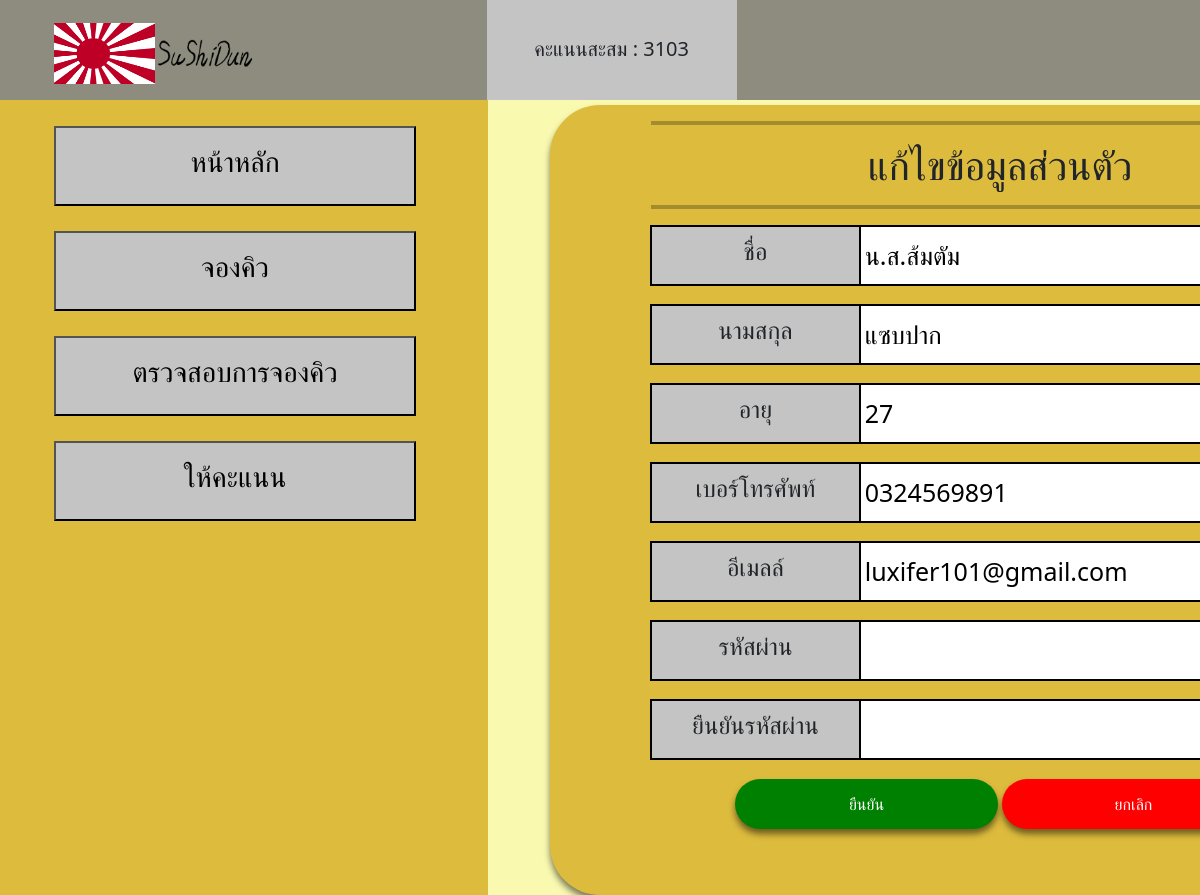
The app's page /editMember.php (signed in) with its own data.
### tables this page shows
CREATE TABLE `user` (
  `User_id` varchar(50) NOT NULL,
  `Name` varchar(50) NOT NULL,
  `Phone_number` varchar(50) NOT NULL,
  `Email` varchar(50) NOT NULL,
  `Point` int(11) NOT NULL,
  `Password` varchar(50) NOT NULL,
  `Age` int(3) NOT NULL
);

### editMember.php (the view, shortened to what this page needs)
<!DOCTYPE html>
<html lang="en">
<head>
    <link rel="stylesheet" href="./css/Style.css">
    <link href="https://cdn.jsdelivr.net/npm/bootstrap@5.0.0-beta1/dist/css/bootstrap.min.css" rel="stylesheet">
</head>
<?php
require("connect.php");
$sql_user = "SELECT * FROM user WHERE User_id = '" . $_SESSION["userId"] . "'";
$result_user = $conn->query($sql_user);
$row_user = $result_user->fetch_assoc();
$f_and_l_name = explode(" ", $row_user['Name']);
?>
<body style="background-color: #FAF9B0; position: fixed;">
    <div class="header" style="width: 1920px; height: 100px;">
        <nav class="navbar bg-gray" style="width: 100%; height: 110px;">
            <ul>
                <li>
                    <div class="point">
                        <img src="./Assets/icon.jpg" style="width: 101px; height: 61px;">
                        <img src="./Assets/sushidun.png" style="width: 101px; height: 81px;">
                    </div>
                </li>
                <li>
                    <div class="point" style="background-color: #C4C4C4; margin-right: 270px; height: 110px;">
                        <h5>คะแนนสะสม : <span><?php echo $row_user['Point']; ?></span></h5>
                    </div>
                </li>
                <li>
                </li>
            </ul>
    </div>
    <div class="row">
        <div class="row">
            <div class="col-3" style="background-color: #DDBB3D; width: 500px; height: 1820px; position: fixed;">
                <div class=" container">
                    <ul>
                        <li>
                            <a href="homepage.php" style="text-decoration: none;">
                                <div class="point" style="color:aliceblue;width: 362px;height: 81px;">
                                    <button>
                                        <h3>
                                            หน้าหลัก
                                        </h3>
                                    </button>
                                </div>
                            </a>
                        </li>
                        <br>
                        <li>
                            <a href="book_a_queue.php" style="text-decoration: none;">
                                <div class="point" style="color:aliceblue;width: 362px;height: 81px;">
                                    <button>
                                        <h3>
                                            จองคิว
                                        </h3>
                                    </button>
                                </div>
                            </a>
                        </li>
                        <br>
                        <li>
                            <a href="check-remark.php" style="text-decoration: none;">
                                <div class="point" style="color:aliceblue;width: 362px;height: 81px;">
                                    <button>
                                        <h3>
                                            ตรวจสอบการจองคิว
                                        </h3>
                                    </button>
                                </div>
                            </a>
                        </li>
                        <br>
                        <li>
                            <a href="Score.php" style="text-decoration: none;">
                                <div class="point" style="color:aliceblue;width: 362px;height: 81px;">
                                    <button>
                                        <h3>
                                            ให้คะแนน
                                        </h3>
                                    </button>
                                </div>
                            </a>
                        </li>
                    </ul>
                </div>
            </div>
            <div class="welcome">
                <form action="editMember.php" method="POST">
                    <table style="width: 80%;">
                        <tr>
                            <th colspan="2">
                                <hr style="border: 2px solid black;">
                                <h1 style="text-align: center;">แก้ไขข้อมูลส่วนตัว</h1>
                                <hr style="border: 2px solid black;">
                            </th>
                        </tr>
                        <tr>
                            <td class="td-text">
                                <h4>ชื่อ</h4>
                            </td>
                            <td class="td-box">
                                <input type="text" id="fname" name="fname" style="height: 50px; width: 100%;" value="<?php echo $f_and_l_name[0]; ?>">
                            </td>
                        </tr>
                        <tr>
                            <td></td>
                        </tr>
                        <tr>
                            <td class="td-text">
                                <h4>นามสกุล</h4>
                            </td>
                            <td class="td-box">
                                <input type="text" id="lname" name="lname" style="height: 50px; width: 100%;" value="<?php echo $f_and_l_name[1]; ?>">
                            </td>
                        </tr>
                        <tr>
                            <td></td>
                        </tr>
                        <tr>
                            <td class="td-text">
                                <h4>อายุ</h4>
                            </td>
                            <td class="td-box">
                                <input type="text" id="Age-user" name="Age-user" style="height: 50px; width: 100%;" value="<?php echo $row_user['Age']; ?>">
                            </td>
                        </tr>
                        <tr>
                            <td></td>
                        </tr>
                        <tr>
                            <td class="td-text">
                                <h4>เบอร์โทรศัพท์</h4>
                            </td>
                            <td class="td-box">
                                <input type="text" id="telnumber" name="telnumber" style="height: 50px; width: 100%;" value="<?php echo $row_user['Phone_number']; ?>">
                            </td>
                        </tr>
                        <tr>
                            <td></td>
                        </tr>
                        <tr>
                            <td class="td-text">
                                <h4>อีเมลล์</h4>
                            </td>
                            <td class="td-box">
                                <input type="email" id="email-user" name="email-user" style="height: 50px; width: 100%;" value="<?php echo $row_user['Email']; ?>">
                            </td>
                        </tr>
                        <tr>
                            <td></td>
                        </tr>
                        <tr>
                            <td class="td-text">
                                <h4>รหัสผ่าน</h4>
                            </td>
                            <td class="td-box">
                                <input type="password" id="pw-user" name="pw-user" style="height: 50px; width: 100%;">
                            </td>
                        </tr>
                        <tr>
                            <td></td>
                        </tr>
                        <tr>
                            <td class="td-text">
                                <h4>ยืนยันรหัสผ่าน</h4>
                            </td>
                            <td class="td-box">
                                <input type="password" id="pw-user-accep" name="pw-user-accep" style="height: 50px; width: 100%;">
                            </td>
                        </tr>
                        <tr>
                            <td></td>
                        </tr>
                    </table>
                    <input type="submit" value="ยืนยัน" style="
                    background: green;
                    text-align: center;
                    color: white;
                    width: 30%;
                    height: 50px;
                    border-radius: 50px;
                    box-shadow: 0px 5px 6px rgba(0, 0, 0, 0.5);">
                    <input type="reset" value="ยกเลิก" style="
                    background:red;
                    text-align: center;
                    color: white;
                    width: 30%;
                    height: 50px;
                    border-radius: 50px;
                    box-shadow: 0px 5px 6px rgba(0, 0, 0, 0.5);">
                </form>
            </div>
        </div>
    </div>
</body>
</html>

### css/Style.css (style rules this page uses)
* { margin: 0; padding: 0; }
nav { width: 100%; overflow: hidden; top: -10px; background-color: #8D8C7F; height: 97px; }
ul { width: 100%; list-style-type: none; margin: 0; padding: 0; overflow: hidden; display: contents; justify-content: center; }
li { padding-left: 30px; }
li:last-child { border-right: none; }
.point { width: 250px; height: 96px; display: flex; align-items: center; justify-content:center; }
ul button { width: 100%; height: 80px; margin-top: 50px; background-color: #C4C4C4; border-color: black; }

### editMember.php (style rules this page uses)
.welcome { margin-top: 10px; text-align: center; position: absolute; width: 900px; height: 790px; left: 550px; top: 95px; box-shadow: 0px 5px 6px rgba(0, 0, 0, 0.5); border-radius: 50px; background: #DDBB3D; }
table { margin-left: auto; margin-right: auto; }
td { height: 20px; }
td.td-text, td.td-box { border: 2px solid black; padding: 0.5%; }
td.td-text { background-color: #C4C4C4; width: 30%; }
td.td-box { font-size: 25px; background-color: white; }
input { border: 0px; }

### records on screen
user: Point "3103", fname "น.ส.ส้มตัม", lname "แซบปาก", Age-user "27", telnumber "0324569891", email-user "luxifer101@gmail.com"
